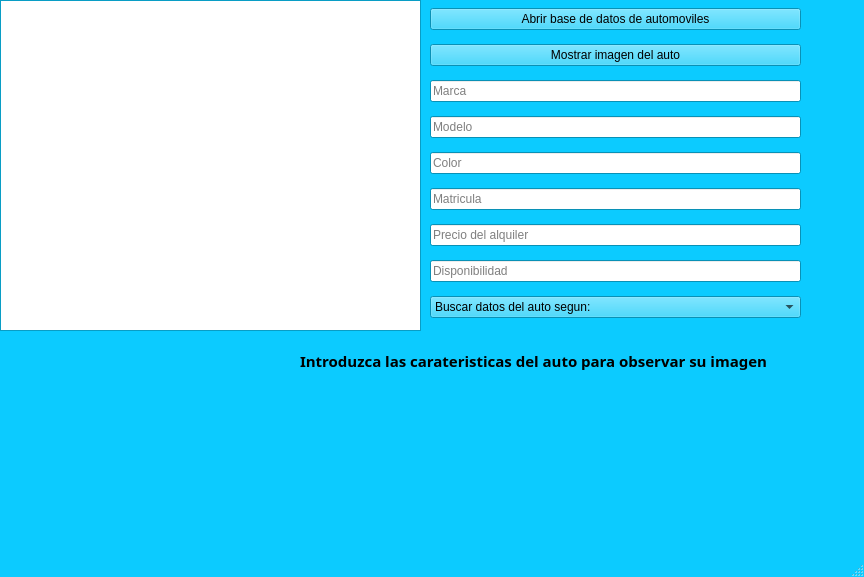
<?xml version="1.0" encoding="UTF-8"?>
<ui version="4.0">
 <class>Tablas_pal_cliente</class>
 <widget class="QMainWindow" name="Tablas_pal_cliente">
  <property name="geometry">
   <rect>
    <x>0</x>
    <y>0</y>
    <width>864</width>
    <height>577</height>
   </rect>
  </property>
  <property name="minimumSize">
   <size>
    <width>864</width>
    <height>577</height>
   </size>
  </property>
  <property name="maximumSize">
   <size>
    <width>864</width>
    <height>577</height>
   </size>
  </property>
  <property name="palette">
   <palette>
    <active>
     <colorrole role="WindowText">
      <brush brushstyle="SolidPattern">
       <color alpha="255">
        <red>0</red>
        <green>0</green>
        <blue>0</blue>
       </color>
      </brush>
     </colorrole>
     <colorrole role="Button">
      <brush brushstyle="SolidPattern">
       <color alpha="255">
        <red>12</red>
        <green>203</green>
        <blue>255</blue>
       </color>
      </brush>
     </colorrole>
     <colorrole role="Light">
      <brush brushstyle="SolidPattern">
       <color alpha="255">
        <red>140</red>
        <green>231</green>
        <blue>255</blue>
       </color>
      </brush>
     </colorrole>
     <colorrole role="Midlight">
      <brush brushstyle="SolidPattern">
       <color alpha="255">
        <red>76</red>
        <green>217</green>
        <blue>255</blue>
       </color>
      </brush>
     </colorrole>
     <colorrole role="Dark">
      <brush brushstyle="SolidPattern">
       <color alpha="255">
        <red>6</red>
        <green>101</green>
        <blue>127</blue>
       </color>
      </brush>
     </colorrole>
     <colorrole role="Mid">
      <brush brushstyle="SolidPattern">
       <color alpha="255">
        <red>8</red>
        <green>135</green>
        <blue>170</blue>
       </color>
      </brush>
     </colorrole>
     <colorrole role="Text">
      <brush brushstyle="SolidPattern">
       <color alpha="255">
        <red>0</red>
        <green>0</green>
        <blue>0</blue>
       </color>
      </brush>
     </colorrole>
     <colorrole role="BrightText">
      <brush brushstyle="SolidPattern">
       <color alpha="255">
        <red>255</red>
        <green>255</green>
        <blue>255</blue>
       </color>
      </brush>
     </colorrole>
     <colorrole role="ButtonText">
      <brush brushstyle="SolidPattern">
       <color alpha="255">
        <red>0</red>
        <green>0</green>
        <blue>0</blue>
       </color>
      </brush>
     </colorrole>
     <colorrole role="Base">
      <brush brushstyle="SolidPattern">
       <color alpha="255">
        <red>255</red>
        <green>255</green>
        <blue>255</blue>
       </color>
      </brush>
     </colorrole>
     <colorrole role="Window">
      <brush brushstyle="SolidPattern">
       <color alpha="255">
        <red>12</red>
        <green>203</green>
        <blue>255</blue>
       </color>
      </brush>
     </colorrole>
     <colorrole role="Shadow">
      <brush brushstyle="SolidPattern">
       <color alpha="255">
        <red>0</red>
        <green>0</green>
        <blue>0</blue>
       </color>
      </brush>
     </colorrole>
     <colorrole role="AlternateBase">
      <brush brushstyle="SolidPattern">
       <color alpha="255">
        <red>133</red>
        <green>229</green>
        <blue>255</blue>
       </color>
      </brush>
     </colorrole>
     <colorrole role="ToolTipBase">
      <brush brushstyle="SolidPattern">
       <color alpha="255">
        <red>255</red>
        <green>255</green>
        <blue>220</blue>
       </color>
      </brush>
     </colorrole>
     <colorrole role="ToolTipText">
      <brush brushstyle="SolidPattern">
       <color alpha="255">
        <red>0</red>
        <green>0</green>
        <blue>0</blue>
       </color>
      </brush>
     </colorrole>
    </active>
    <inactive>
     <colorrole role="WindowText">
      <brush brushstyle="SolidPattern">
       <color alpha="255">
        <red>0</red>
        <green>0</green>
        <blue>0</blue>
       </color>
      </brush>
     </colorrole>
     <colorrole role="Button">
      <brush brushstyle="SolidPattern">
       <color alpha="255">
        <red>12</red>
        <green>203</green>
        <blue>255</blue>
       </color>
      </brush>
     </colorrole>
     <colorrole role="Light">
      <brush brushstyle="SolidPattern">
       <color alpha="255">
        <red>140</red>
        <green>231</green>
        <blue>255</blue>
       </color>
      </brush>
     </colorrole>
     <colorrole role="Midlight">
      <brush brushstyle="SolidPattern">
       <color alpha="255">
        <red>76</red>
        <green>217</green>
        <blue>255</blue>
       </color>
      </brush>
     </colorrole>
     <colorrole role="Dark">
      <brush brushstyle="SolidPattern">
       <color alpha="255">
        <red>6</red>
        <green>101</green>
        <blue>127</blue>
       </color>
      </brush>
     </colorrole>
     <colorrole role="Mid">
      <brush brushstyle="SolidPattern">
       <color alpha="255">
        <red>8</red>
        <green>135</green>
        <blue>170</blue>
       </color>
      </brush>
     </colorrole>
     <colorrole role="Text">
      <brush brushstyle="SolidPattern">
       <color alpha="255">
        <red>0</red>
        <green>0</green>
        <blue>0</blue>
       </color>
      </brush>
     </colorrole>
     <colorrole role="BrightText">
      <brush brushstyle="SolidPattern">
       <color alpha="255">
        <red>255</red>
        <green>255</green>
        <blue>255</blue>
       </color>
      </brush>
     </colorrole>
     <colorrole role="ButtonText">
      <brush brushstyle="SolidPattern">
       <color alpha="255">
        <red>0</red>
        <green>0</green>
        <blue>0</blue>
       </color>
      </brush>
     </colorrole>
     <colorrole role="Base">
      <brush brushstyle="SolidPattern">
       <color alpha="255">
        <red>255</red>
        <green>255</green>
        <blue>255</blue>
       </color>
      </brush>
     </colorrole>
     <colorrole role="Window">
      <brush brushstyle="SolidPattern">
       <color alpha="255">
        <red>12</red>
        <green>203</green>
        <blue>255</blue>
       </color>
      </brush>
     </colorrole>
     <colorrole role="Shadow">
      <brush brushstyle="SolidPattern">
       <color alpha="255">
        <red>0</red>
        <green>0</green>
        <blue>0</blue>
       </color>
      </brush>
     </colorrole>
     <colorrole role="AlternateBase">
      <brush brushstyle="SolidPattern">
       <color alpha="255">
        <red>133</red>
        <green>229</green>
        <blue>255</blue>
       </color>
      </brush>
     </colorrole>
     <colorrole role="ToolTipBase">
      <brush brushstyle="SolidPattern">
       <color alpha="255">
        <red>255</red>
        <green>255</green>
        <blue>220</blue>
       </color>
      </brush>
     </colorrole>
     <colorrole role="ToolTipText">
      <brush brushstyle="SolidPattern">
       <color alpha="255">
        <red>0</red>
        <green>0</green>
        <blue>0</blue>
       </color>
      </brush>
     </colorrole>
    </inactive>
    <disabled>
     <colorrole role="WindowText">
      <brush brushstyle="SolidPattern">
       <color alpha="255">
        <red>6</red>
        <green>101</green>
        <blue>127</blue>
       </color>
      </brush>
     </colorrole>
     <colorrole role="Button">
      <brush brushstyle="SolidPattern">
       <color alpha="255">
        <red>12</red>
        <green>203</green>
        <blue>255</blue>
       </color>
      </brush>
     </colorrole>
     <colorrole role="Light">
      <brush brushstyle="SolidPattern">
       <color alpha="255">
        <red>140</red>
        <green>231</green>
        <blue>255</blue>
       </color>
      </brush>
     </colorrole>
     <colorrole role="Midlight">
      <brush brushstyle="SolidPattern">
       <color alpha="255">
        <red>76</red>
        <green>217</green>
        <blue>255</blue>
       </color>
      </brush>
     </colorrole>
     <colorrole role="Dark">
      <brush brushstyle="SolidPattern">
       <color alpha="255">
        <red>6</red>
        <green>101</green>
        <blue>127</blue>
       </color>
      </brush>
     </colorrole>
     <colorrole role="Mid">
      <brush brushstyle="SolidPattern">
       <color alpha="255">
        <red>8</red>
        <green>135</green>
        <blue>170</blue>
       </color>
      </brush>
     </colorrole>
     <colorrole role="Text">
      <brush brushstyle="SolidPattern">
       <color alpha="255">
        <red>6</red>
        <green>101</green>
        <blue>127</blue>
       </color>
      </brush>
     </colorrole>
     <colorrole role="BrightText">
      <brush brushstyle="SolidPattern">
       <color alpha="255">
        <red>255</red>
        <green>255</green>
        <blue>255</blue>
       </color>
      </brush>
     </colorrole>
     <colorrole role="ButtonText">
      <brush brushstyle="SolidPattern">
       <color alpha="255">
        <red>6</red>
        <green>101</green>
        <blue>127</blue>
       </color>
      </brush>
     </colorrole>
     <colorrole role="Base">
      <brush brushstyle="SolidPattern">
       <color alpha="255">
        <red>12</red>
        <green>203</green>
        <blue>255</blue>
       </color>
      </brush>
     </colorrole>
     <colorrole role="Window">
      <brush brushstyle="SolidPattern">
       <color alpha="255">
        <red>12</red>
        <green>203</green>
        <blue>255</blue>
       </color>
      </brush>
     </colorrole>
     <colorrole role="Shadow">
      <brush brushstyle="SolidPattern">
       <color alpha="255">
        <red>0</red>
        <green>0</green>
        <blue>0</blue>
       </color>
      </brush>
     </colorrole>
     <colorrole role="AlternateBase">
      <brush brushstyle="SolidPattern">
       <color alpha="255">
        <red>12</red>
        <green>203</green>
        <blue>255</blue>
       </color>
      </brush>
     </colorrole>
     <colorrole role="ToolTipBase">
      <brush brushstyle="SolidPattern">
       <color alpha="255">
        <red>255</red>
        <green>255</green>
        <blue>220</blue>
       </color>
      </brush>
     </colorrole>
     <colorrole role="ToolTipText">
      <brush brushstyle="SolidPattern">
       <color alpha="255">
        <red>0</red>
        <green>0</green>
        <blue>0</blue>
       </color>
      </brush>
     </colorrole>
    </disabled>
   </palette>
  </property>
  <property name="windowTitle">
   <string>Interfaz de cliente</string>
  </property>
  <property name="windowIcon">
   <iconset resource="imagen.qrc">
    <normaloff>:/Alienware Invader Icon 08.ico</normaloff>:/Alienware Invader Icon 08.ico</iconset>
  </property>
  <widget class="QWidget" name="centralwidget">
   <widget class="QTableView" name="tableView">
    <property name="geometry">
     <rect>
      <x>0</x>
      <y>0</y>
      <width>421</width>
      <height>331</height>
     </rect>
    </property>
    <property name="selectionMode">
     <enum>QAbstractItemView::NoSelection</enum>
    </property>
   </widget>
   <widget class="QWidget" name="verticalLayoutWidget">
    <property name="geometry">
     <rect>
      <x>430</x>
      <y>0</y>
      <width>371</width>
      <height>331</height>
     </rect>
    </property>
    <layout class="QVBoxLayout" name="verticalLayout">
     <item>
      <widget class="QPushButton" name="pushButton">
       <property name="palette">
        <palette>
         <active>
          <colorrole role="Text">
           <brush brushstyle="SolidPattern">
            <color alpha="255">
             <red>0</red>
             <green>0</green>
             <blue>0</blue>
            </color>
           </brush>
          </colorrole>
          <colorrole role="BrightText">
           <brush brushstyle="SolidPattern">
            <color alpha="255">
             <red>0</red>
             <green>0</green>
             <blue>0</blue>
            </color>
           </brush>
          </colorrole>
          <colorrole role="Base">
           <brush brushstyle="SolidPattern">
            <color alpha="255">
             <red>0</red>
             <green>0</green>
             <blue>0</blue>
            </color>
           </brush>
          </colorrole>
          <colorrole role="ToolTipBase">
           <brush brushstyle="SolidPattern">
            <color alpha="255">
             <red>0</red>
             <green>0</green>
             <blue>0</blue>
            </color>
           </brush>
          </colorrole>
         </active>
         <inactive>
          <colorrole role="Text">
           <brush brushstyle="SolidPattern">
            <color alpha="255">
             <red>0</red>
             <green>0</green>
             <blue>0</blue>
            </color>
           </brush>
          </colorrole>
          <colorrole role="BrightText">
           <brush brushstyle="SolidPattern">
            <color alpha="255">
             <red>0</red>
             <green>0</green>
             <blue>0</blue>
            </color>
           </brush>
          </colorrole>
          <colorrole role="Base">
           <brush brushstyle="SolidPattern">
            <color alpha="255">
             <red>0</red>
             <green>0</green>
             <blue>0</blue>
            </color>
           </brush>
          </colorrole>
          <colorrole role="ToolTipBase">
           <brush brushstyle="SolidPattern">
            <color alpha="255">
             <red>0</red>
             <green>0</green>
             <blue>0</blue>
            </color>
           </brush>
          </colorrole>
         </inactive>
         <disabled>
          <colorrole role="Text">
           <brush brushstyle="SolidPattern">
            <color alpha="255">
             <red>6</red>
             <green>101</green>
             <blue>127</blue>
            </color>
           </brush>
          </colorrole>
          <colorrole role="BrightText">
           <brush brushstyle="SolidPattern">
            <color alpha="255">
             <red>0</red>
             <green>0</green>
             <blue>0</blue>
            </color>
           </brush>
          </colorrole>
          <colorrole role="Base">
           <brush brushstyle="SolidPattern">
            <color alpha="255">
             <red>12</red>
             <green>203</green>
             <blue>255</blue>
            </color>
           </brush>
          </colorrole>
          <colorrole role="ToolTipBase">
           <brush brushstyle="SolidPattern">
            <color alpha="255">
             <red>0</red>
             <green>0</green>
             <blue>0</blue>
            </color>
           </brush>
          </colorrole>
         </disabled>
        </palette>
       </property>
       <property name="text">
        <string>Abrir base de datos de automoviles</string>
       </property>
      </widget>
     </item>
     <item>
      <widget class="QPushButton" name="pushButton_3">
       <property name="text">
        <string>Mostrar imagen del auto</string>
       </property>
      </widget>
     </item>
     <item>
      <widget class="QLineEdit" name="lineEdit">
       <property name="palette">
        <palette>
         <active>
          <colorrole role="BrightText">
           <brush brushstyle="SolidPattern">
            <color alpha="255">
             <red>0</red>
             <green>0</green>
             <blue>0</blue>
            </color>
           </brush>
          </colorrole>
          <colorrole role="ToolTipBase">
           <brush brushstyle="SolidPattern">
            <color alpha="255">
             <red>0</red>
             <green>0</green>
             <blue>0</blue>
            </color>
           </brush>
          </colorrole>
         </active>
         <inactive>
          <colorrole role="BrightText">
           <brush brushstyle="SolidPattern">
            <color alpha="255">
             <red>0</red>
             <green>0</green>
             <blue>0</blue>
            </color>
           </brush>
          </colorrole>
          <colorrole role="ToolTipBase">
           <brush brushstyle="SolidPattern">
            <color alpha="255">
             <red>0</red>
             <green>0</green>
             <blue>0</blue>
            </color>
           </brush>
          </colorrole>
         </inactive>
         <disabled>
          <colorrole role="BrightText">
           <brush brushstyle="SolidPattern">
            <color alpha="255">
             <red>0</red>
             <green>0</green>
             <blue>0</blue>
            </color>
           </brush>
          </colorrole>
          <colorrole role="ToolTipBase">
           <brush brushstyle="SolidPattern">
            <color alpha="255">
             <red>0</red>
             <green>0</green>
             <blue>0</blue>
            </color>
           </brush>
          </colorrole>
         </disabled>
        </palette>
       </property>
       <property name="placeholderText">
        <string>Marca</string>
       </property>
      </widget>
     </item>
     <item>
      <widget class="QLineEdit" name="lineEdit_2">
       <property name="placeholderText">
        <string>Modelo</string>
       </property>
      </widget>
     </item>
     <item>
      <widget class="QLineEdit" name="lineEdit_3">
       <property name="placeholderText">
        <string>Color</string>
       </property>
      </widget>
     </item>
     <item>
      <widget class="QLineEdit" name="lineEdit_4">
       <property name="placeholderText">
        <string>Matricula</string>
       </property>
      </widget>
     </item>
     <item>
      <widget class="QLineEdit" name="lineEdit_5">
       <property name="placeholderText">
        <string>Precio del alquiler</string>
       </property>
      </widget>
     </item>
     <item>
      <widget class="QLineEdit" name="lineEdit_6">
       <property name="placeholderText">
        <string>Disponibilidad</string>
       </property>
      </widget>
     </item>
     <item>
      <widget class="QComboBox" name="comboBox">
       <item>
        <property name="text">
         <string>Buscar datos del auto segun:</string>
        </property>
       </item>
       <item>
        <property name="text">
         <string>Modelo</string>
        </property>
       </item>
       <item>
        <property name="text">
         <string>Matricula</string>
        </property>
       </item>
       <item>
        <property name="text">
         <string>Marca</string>
        </property>
       </item>
       <item>
        <property name="text">
         <string>Color</string>
        </property>
       </item>
       <item>
        <property name="text">
         <string>Disponibilidad</string>
        </property>
       </item>
       <item>
        <property name="text">
         <string>Precio</string>
        </property>
       </item>
      </widget>
     </item>
    </layout>
   </widget>
   <widget class="QLabel" name="label">
    <property name="geometry">
     <rect>
      <x>10</x>
      <y>340</y>
      <width>231</width>
      <height>151</height>
     </rect>
    </property>
    <property name="text">
     <string/>
    </property>
   </widget>
   <widget class="QLabel" name="label_2">
    <property name="geometry">
     <rect>
      <x>300</x>
      <y>340</y>
      <width>501</width>
      <height>41</height>
     </rect>
    </property>
    <property name="font">
     <font>
      <family>MV Boli</family>
      <pointsize>11</pointsize>
      <weight>75</weight>
      <bold>true</bold>
     </font>
    </property>
    <property name="text">
     <string>Introduzca las carateristicas del auto para observar su imagen</string>
    </property>
   </widget>
  </widget>
  <widget class="QMenuBar" name="menubar">
   <property name="geometry">
    <rect>
     <x>0</x>
     <y>0</y>
     <width>864</width>
     <height>20</height>
    </rect>
   </property>
  </widget>
  <widget class="QStatusBar" name="statusbar"/>
 </widget>
 <resources>
  <include location="imagen.qrc"/>
 </resources>
 <connections/>
</ui>
